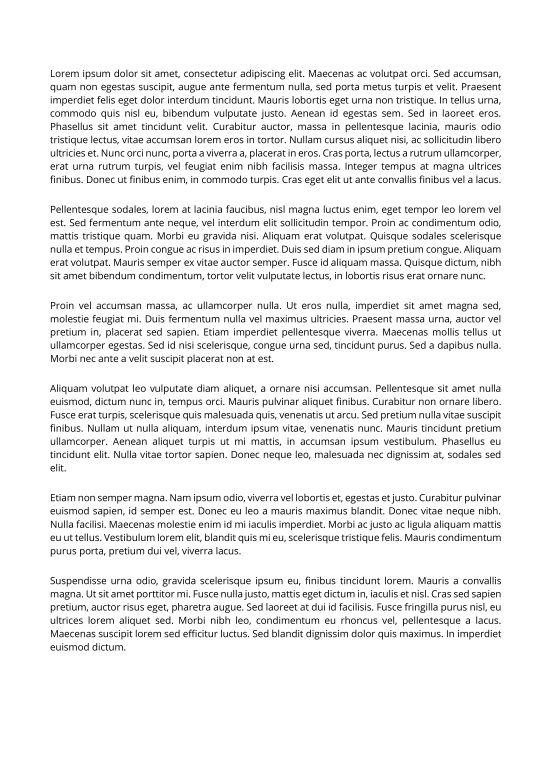
#> input picture Converted Paper (8)/001.png, 1654 x 2339 px (shown at 1/3 size)
$ python paragraph_extract_full.py
#> lines starting #> are read from the running program, lines starting #| are printed output that depends on the picture; after the words box and inside, x2 and y2 are one past the last pixel; in counts of white or black regions, pixels touching at a corner belong together
import cv2
import numpy as np
import os

# ---------------------- CONFIG ---------------------- #
# list of image files to process
image_folder = [
    'Converted Paper (8)/001.png',
    'Converted Paper (8)/002.png',
    'Converted Paper (8)/003.png',
    'Converted Paper (8)/004.png',
    'Converted Paper (8)/005.png',
    'Converted Paper (8)/006.png',
    'Converted Paper (8)/007.png',
    'Converted Paper (8)/008.png'
]
save_paragraphs = True
output_dir = 'output'

# threshold values for paragraph detection
LINE_HEIGHT_PIX   = 40
MIN_PARA_AREA     = 3000
MIN_WIDTH_FRAC    = 0.25
MAX_FILL_RATIO    = 0.80
MIN_TEXT_LINES    = 2
ROW_TEXT_THRESH   = 0.05
MAX_ASPECT_RATIO  = 6.0
MAX_HLINES        = 2

# create output folder if saving is enabled
if save_paragraphs:
    os.makedirs(output_dir, exist_ok=True)


# count number of black pixels in each column for histogram projection
def get_sum_of_black_pixels_in_column(binary_image):
    return np.sum(binary_image == 0, axis=0)

# find column start/end positions based on pixel density
def find_column_regions(hist, threshold=1, min_width=30):
    is_text = hist > threshold
    in_col = False
    column_regions = []

    for i in range(len(is_text)):
        if is_text[i] and not in_col:
            start = i
            in_col = True
        elif not is_text[i] and in_col:
            end = i
            in_col = False
            if (end - start) >= min_width:
                column_regions.append((start, end))
    if in_col:
        column_regions.append((start, len(hist)-1))
    return column_regions if column_regions else [(0, len(hist)-1)]

# full column detection based on projection
def detect_columns(binary_image):
    hist = get_sum_of_black_pixels_in_column(binary_image)
    return find_column_regions(hist)


# count how many horizontal text rows in a paragraph area
def count_text_rows(roi_inv):
    row_sum = np.sum(roi_inv == 255, axis=1)
    active = row_sum > ROW_TEXT_THRESH * roi_inv.shape[1]
    runs, in_run = 0, False
    for flag in active:
        if flag and not in_run:
            runs += 1
            in_run = True
        elif not flag and in_run:
            in_run = False
    return runs

# detect how many solid horizontal lines (like table lines)
def count_horizontal_lines(mask, min_len_ratio=0.8):
    h, w = mask.shape
    lines = 0
    for row in mask:
        if np.sum(row == 255) > min_len_ratio * w:
            lines += 1
    return lines


# extract paragraph regions from image and return them
def extract_paragraphs(img_path):
    # load grayscale image
#> called with img_path = 'Converted Paper (8)/001.png'
    gray = cv2.imread(img_path, cv2.IMREAD_GRAYSCALE)
#> gray is the input picture: shape (2339, 1654); min 0, max 255, mean 239.1
    if gray is None:
        raise FileNotFoundError(img_path)

    # binarize (text becomes white)
    _, bin_inv = cv2.threshold(gray, 0, 255, cv2.THRESH_BINARY_INV + cv2.THRESH_OTSU)
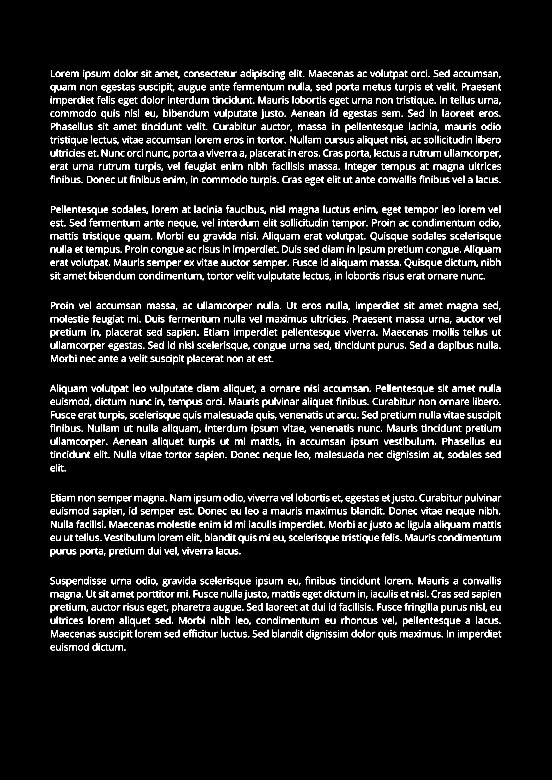
#> bin_inv: shape (2339, 1654) (shown at 1/3 size); 6.5% white in thin lines or dots, all inside (x1, y1, x2, y2) = (150, 209, 1504, 1952)
    col_bounds = detect_columns(255 - bin_inv)
#> in detect_columns, `hist = get_sum_of_black_pixels_in_column(binary_image)`: hist = 1654 values, max 616 at index 153, min 0 at index 0, mean 152.6
#> the loop in find_column_regions, `for i in range(len(is_text)):` made 1654 passes
#> (start, in_col) on pass 151: (150, True)
#> (end, in_col) on pass 1505: (1504, False)
#> after the loop in find_column_regions, `for i in range(len(is_text)):`: column_regions = [(150, 1504)]; end = 1504; in_col = False; start = 150
#> col_bounds = [(150, 1504)]

    paragraph_boxes = []

    # process each detected column
    for (c_start, c_end) in col_bounds:
        col_w = c_end - c_start
        col_inv = bin_inv[:, c_start:c_end]

        # merge nearby text using vertical dilation
        kernel = cv2.getStructuringElement(cv2.MORPH_RECT, (5, LINE_HEIGHT_PIX))
        merged = cv2.dilate(col_inv, kernel, iterations=1)

        # connected component analysis to find blobs
        n_lbl, _, stats, _ = cv2.connectedComponentsWithStats(merged, 8)
        for i in range(1, n_lbl):
            x, y, w, h, area = stats[i]
            if area < MIN_PARA_AREA or w < MIN_WIDTH_FRAC * col_w:
                continue  # skip small or narrow blobs

            roi = col_inv[y:y+h, x:x+w]
            fill = cv2.countNonZero(roi) / (w * h)
            tl = count_text_rows(roi)
            ar = w / h
            hlines = count_horizontal_lines(roi)

            # final filter to check if it's a valid paragraph
            keep = (
                fill <= MAX_FILL_RATIO and
                tl >= MIN_TEXT_LINES and
                ar <= MAX_ASPECT_RATIO and
                hlines <= MAX_HLINES
            )

            if keep:
                abs_box = (c_start + x, y, w, h)
                paragraph_boxes.append(abs_box)
#> this loop made 1 pass
#> (c_start, c_end, col_w, n_lbl) on pass 1: (150, 1504, 1354, 7)
#> pass 1, in extract_paragraphs, `col_inv = bin_inv[:, c_start:c_end]`:
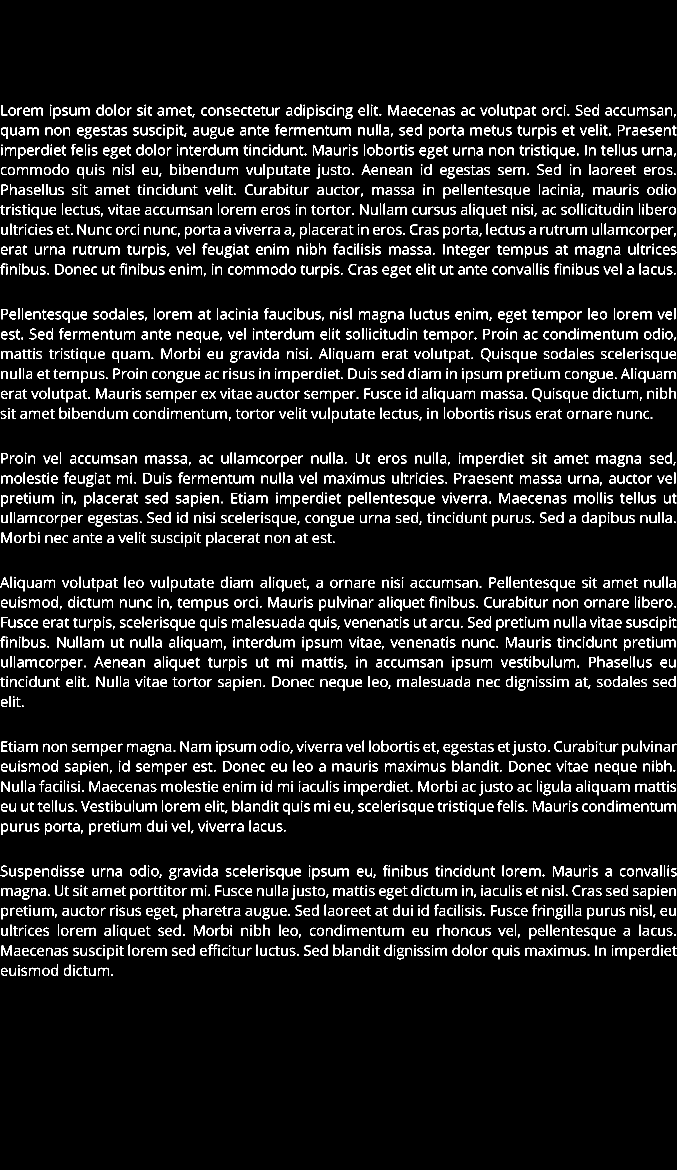
#> col_inv: shape (2339, 1354) (shown at 1/2 size); 8% white in thin lines or dots, all inside (x1, y1, x2, y2) = (0, 209, 1354, 1952)
#> pass 1, in extract_paragraphs, `merged = cv2.dilate(col_inv, kernel, iterations=1)`:
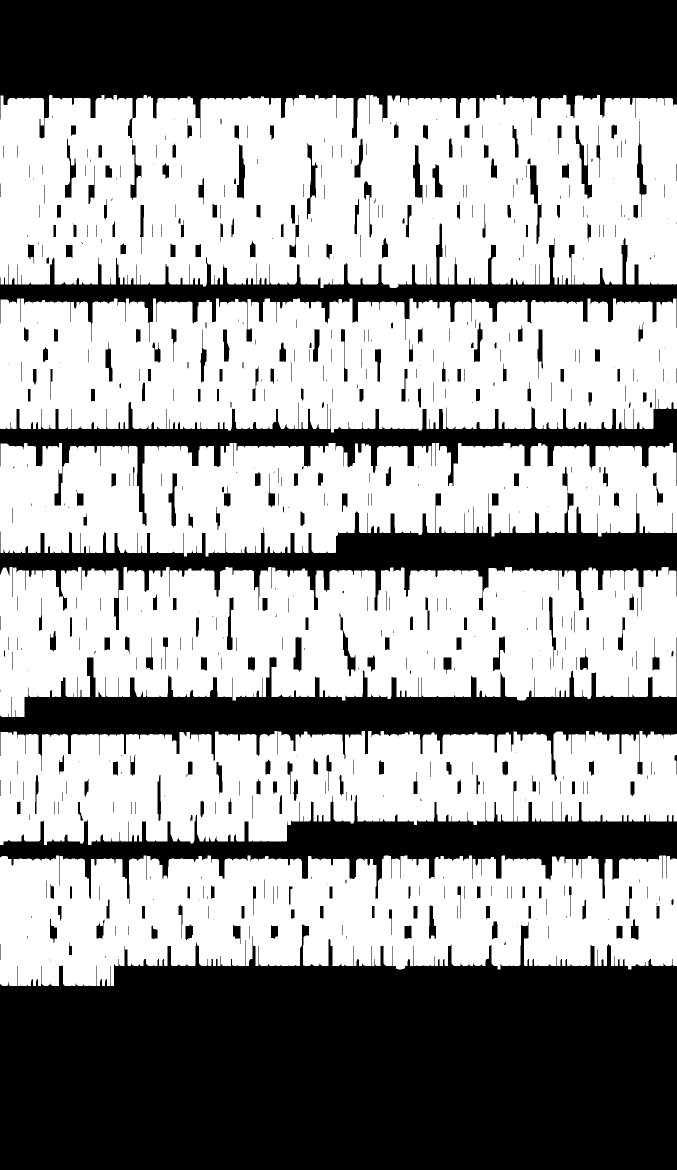
#> merged: shape (2339, 1354) (shown at 1/2 size); 58.6% white; 617 black regions (179 under 20 px), largest, box (x1, y1, x2, y2) and area: (0, 1844, 1354, 2339) 548506, (0, 0, 1354, 277) 271315, (0, 1275, 1354, 1562) 110882
#> after the loop:
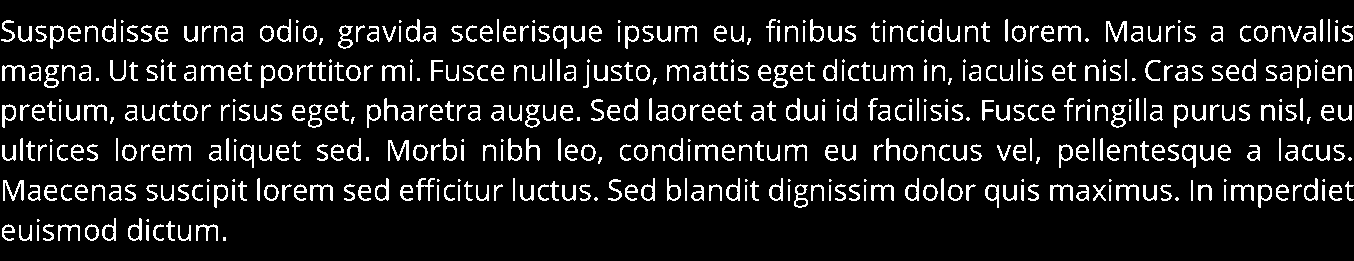
#> roi: shape (261, 1354); 10.7% white in thin lines or dots, all inside (x1, y1, x2, y2) = (1, 19, 1354, 241)
#> after the loop, paragraph_boxes = [(150, 190, 1354, 386), (150, 597, 1354, 268), (150, 886, 1354, 227), (150, 1134, 1354, 300), (150, 1462, 1354, 228), (150, 1711, 1354, 261)]

    # crop the paragraphs from original grayscale image
    para_imgs = [gray[y:y+h, x:x+w] for (x,y,w,h) in paragraph_boxes]
#> para_imgs = 6 items
    return len(col_bounds), para_imgs


def main():
    for img in image_folder:
        cols, paras = extract_paragraphs(img)
#> cols = 1; paras = 6 items
        print(f"{os.path.basename(img)} → {cols} col, {len(paras)} para")
#| 001.png → 1 col, 6 para
        if save_paragraphs:
            base = os.path.splitext(os.path.basename(img))[0]
            for i, p in enumerate(paras):
                cv2.imwrite(os.path.join(output_dir, f"{base}_para_{i:02d}.png"), p)
#> this loop made 6 passes
#> pass 1, in main, `cv2.imwrite(os.path.join(output_dir, f"{base}_para_{i:02d}.png"), p)`:
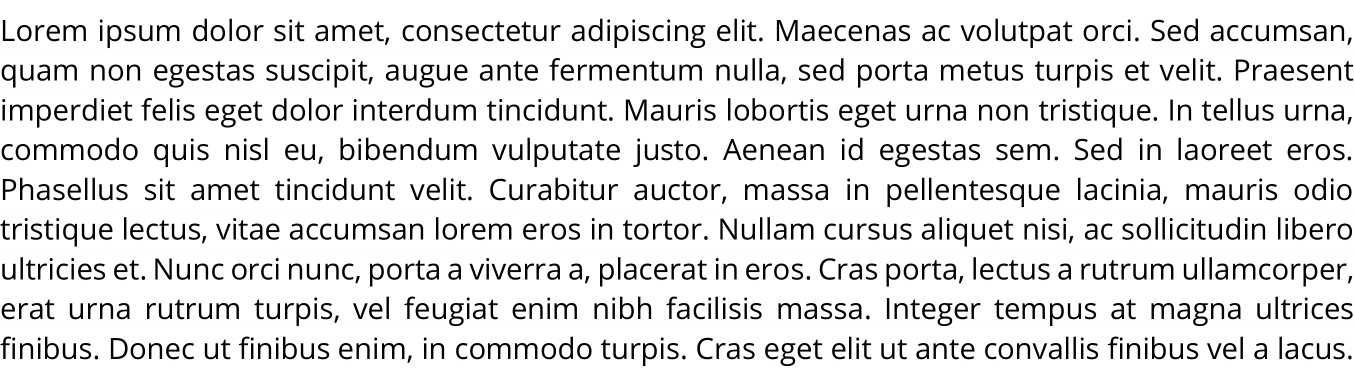
#> saved as 001_para_00.png: shape (386, 1354); min 0, max 255, mean 225.2
#> pass 2, in main, `cv2.imwrite(os.path.join(output_dir, f"{base}_para_{i:02d}.png"), p)`:
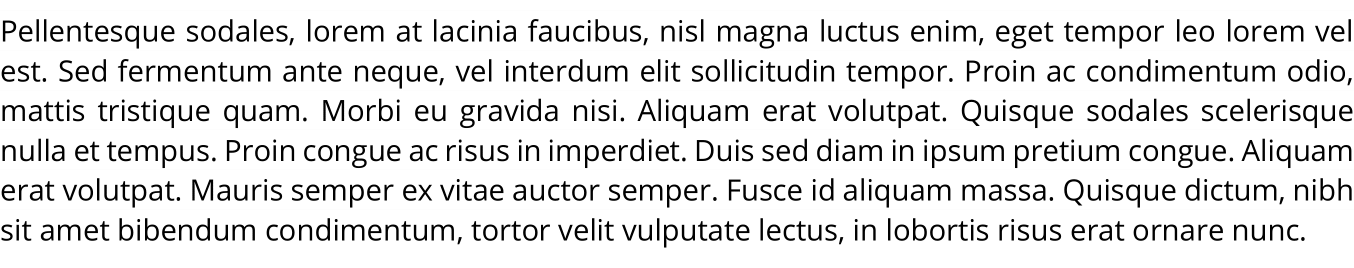
#> saved as 001_para_01.png: shape (268, 1354); min 0, max 255, mean 225.9
#> pass 2 of the loop in main, `for img in image_folder:`:
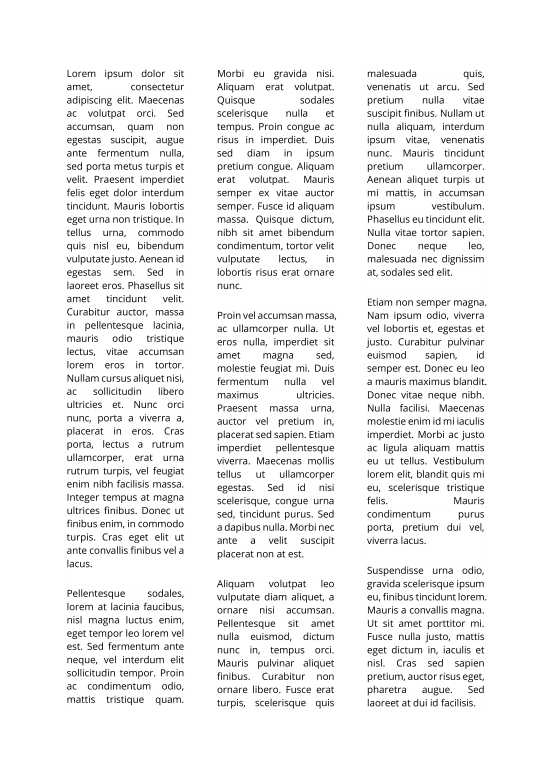
#> input picture Converted Paper (8)/002.png, 1654 x 2339 px (shown at 1/3 size)
#> in extract_paragraphs, gray is the input picture: shape (2339, 1654); min 0, max 255, mean 240.2
#> in extract_paragraphs (call 2), `_, bin_inv = cv2.threshold(gray, 0, 255, cv2.THRESH_BINARY_INV + cv2.T..`:
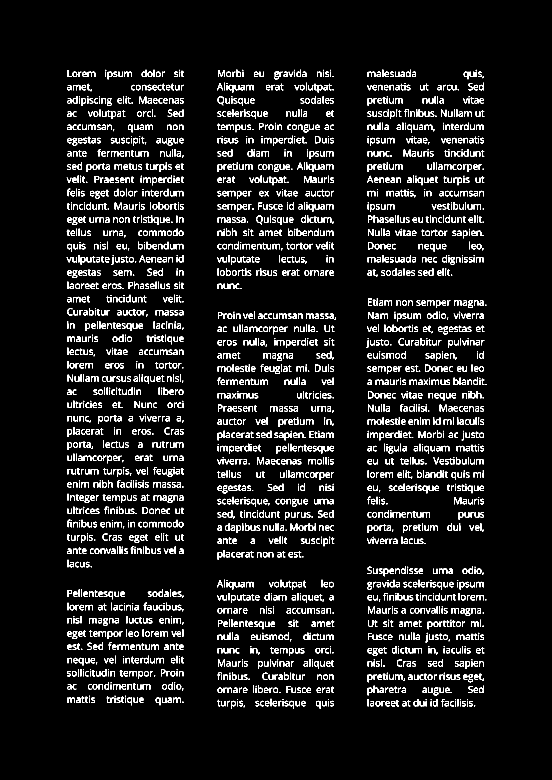
#> bin_inv: shape (2339, 1654) (shown at 1/3 size); 6.1% white in thin lines or dots, all inside (x1, y1, x2, y2) = (200, 209, 1459, 2126)
#> the loop in find_column_regions (call 2), `for i in range(len(is_text)):` made 1654 passes
#> in_col on passes 201, 553, 652, 1004, 1005, 1009, 1100, 1454: True, False, True, False, True, False, True, False
#> col_bounds = [(200, 552), (651, 1003), (1099, 1453)]
#> the loop in extract_paragraphs (call 2), `for (c_start, c_end) in col_bounds:` made 3 passes
#> (c_start, c_end, col_w, n_lbl) on passes 1 to 3: (200, 552, 352, 4), (651, 1003, 352, 5), (1099, 1453, 354, 4)
#> after the loop in extract_paragraphs (call 2), `for (c_start, c_end) in col_bounds:`: paragraph_boxes = [(200, 190, 352, 1532), (200, 1749, 352, 387), (651, 190, 352, 697), (651, 915, 352, 784), (651, 1720, 352, 426), (1099, 190, 354, 661), (1099, 876, 354, 776), (1100, 1680, 353, 459)]
#> para_imgs = 8 items
#> cols = 3; paras = 8 items
#| 002.png → 3 col, 8 para
#> the loop in main, `for i, p in enumerate(paras):` made 8 passes
#> pass 2, in main, `cv2.imwrite(os.path.join(output_dir, f"{base}_para_{i:02d}.png"), p)`:
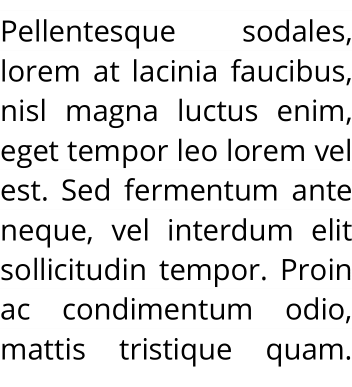
#> saved as 002_para_01.png: shape (387, 352); min 0, max 255, mean 226.2
#> pass 3 of the loop in main, `for img in image_folder:`:
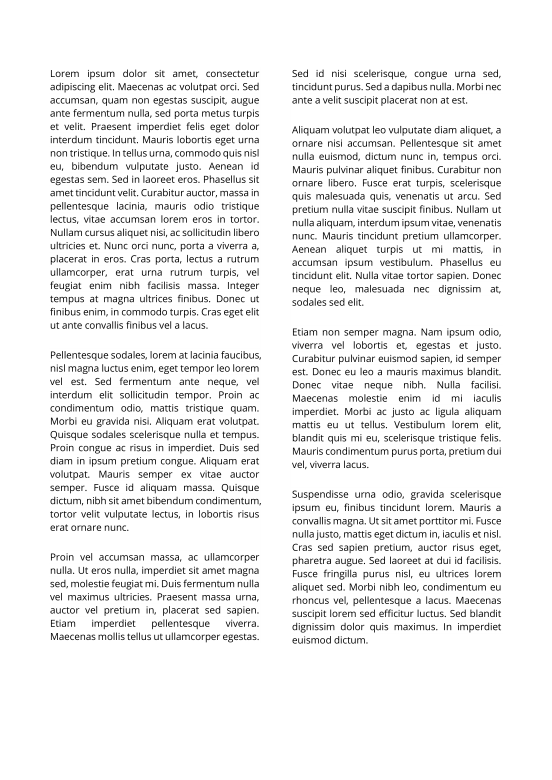
#> input picture Converted Paper (8)/003.png, 1654 x 2339 px (shown at 1/3 size)
#> in extract_paragraphs, gray is the input picture: shape (2339, 1654); min 0, max 255, mean 239.1
#> in extract_paragraphs (call 3), `_, bin_inv = cv2.threshold(gray, 0, 255, cv2.THRESH_BINARY_INV + cv2.T..`:
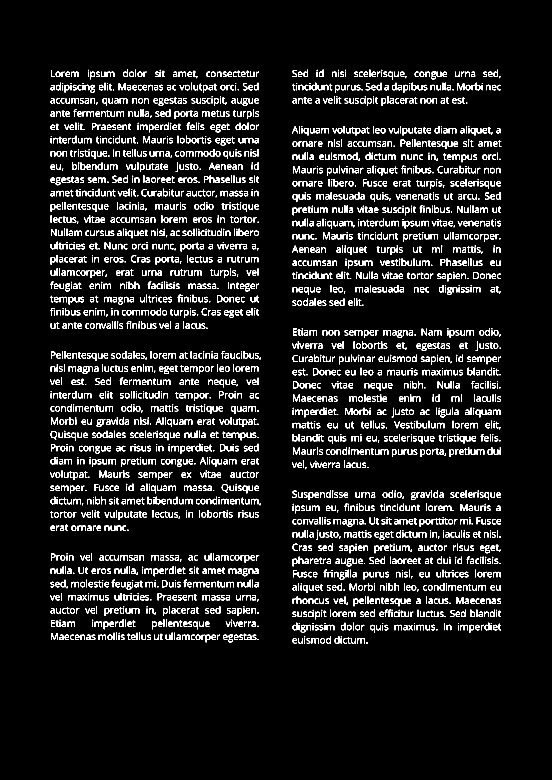
#> bin_inv: shape (2339, 1654) (shown at 1/3 size); 6.5% white in thin lines or dots, all inside (x1, y1, x2, y2) = (150, 209, 1504, 1931)
#> col_bounds = [(150, 777), (876, 1504)]
#> the loop in extract_paragraphs (call 3), `for (c_start, c_end) in col_bounds:` made 2 passes
#> (c_start, c_end, col_w, n_lbl) on passes 1 to 2: (150, 777, 627, 5), (876, 1504, 628, 6)
#> after the loop in extract_paragraphs (call 3), `for (c_start, c_end) in col_bounds:`: paragraph_boxes = [(150, 190, 627, 816), (150, 1034, 627, 579), (150, 1640, 627, 307), (876, 190, 628, 148), (876, 359, 628, 578), (876, 965, 628, 463), (876, 1452, 628, 499)]
#> para_imgs = 7 items
#> cols = 2; paras = 7 items
#| 003.png → 2 col, 7 para
#> the loop in main, `for i, p in enumerate(paras):` made 7 passes
#> pass 2, in main, `cv2.imwrite(os.path.join(output_dir, f"{base}_para_{i:02d}.png"), p)`:
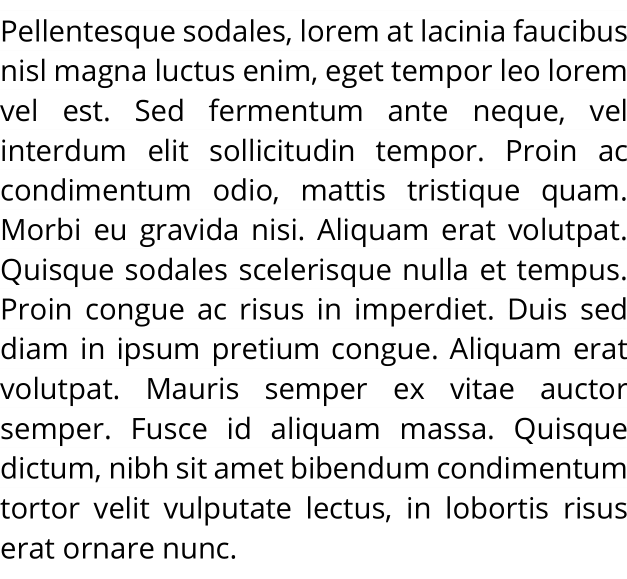
#> saved as 003_para_01.png: shape (579, 627); min 0, max 255, mean 225.9
#> the loop made 7 passes; the first 3 are shown

if __name__ == "__main__":
#> (the run stopped early here; a loop or call above may not have finished)
